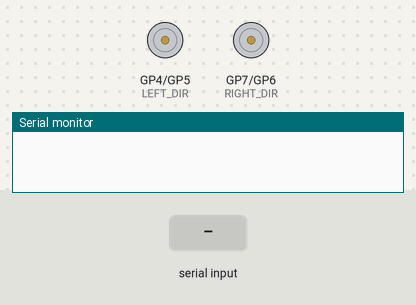
This sketch was run on a simulated Raspberry Pi Pico. Parts: direction and speed pins drawn as motors (green arrow = direction pin HIGH = forward, orange = LOW = backward, longer = more drive), the last lines printed to the serial monitor. Inputs (shaded band) come from the test bench.

Above: at 1.2 s.
1.3 s: "V  45\n" received over Serial
At 1.7 s:
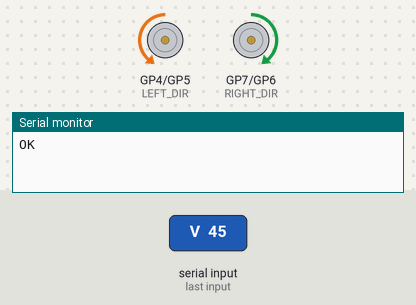
3.3 s: "S 1\n" received over Serial
4.8 s: "J 1\n" received over Serial
Timing chart, 0 to 7.8 s (numbered marks = the images above; inputs shaded):
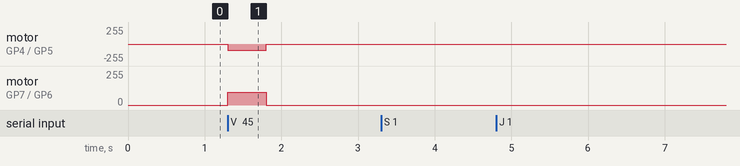

The sketch:

eddy_rover.ino
```cpp
// Eddy line protocol firmware for a two-wheel robot (Arduino / ESP32 / Pico).
//
// NOT YET TESTED ON A REAL BOARD. This is a starting point: check it with the wheels off the
// ground, and check that pulling the USB cable stops the motors within WATCHDOG_S.
//
// It reports no odometry and no range sensor, so Eddy drives by time. Add wheel encoders or a
// distance sensor and report them in describe() and state() for better driving.
//
// Protocol: see setup/microcontroller.md.

// ---- Set these for your robot -------------------------------------------------------------
const int LEFT_PWM = 5, LEFT_DIR = 4;        // left motor driver pins
const int RIGHT_PWM = 6, RIGHT_DIR = 7;      // right motor driver pins
const float WHEEL_SPACING_M = 0.15;          // distance between the two wheels
const float MAX_WHEEL_SPEED = 0.40;          // wheel speed (m/s) at full PWM
const float MAX_LINEAR = 0.30;               // what Eddy may ask for, m/s
const float MAX_ANGULAR = 2.0;               // what Eddy may ask for, rad/s
const float WATCHDOG_S = 0.5;                // stop this long after the last drive command
const long BAUD = 115200;
// --------------------------------------------------------------------------------------------

unsigned long lastDrive = 0;
bool driving = false;
String line;

void setMotor(int pwmPin, int dirPin, float speed) {
  // speed in m/s at the wheel; sign gives the direction.
  float duty = speed / MAX_WHEEL_SPEED;
  if (duty > 1) duty = 1;
  if (duty < -1) duty = -1;
  digitalWrite(dirPin, duty >= 0 ? HIGH : LOW);
  analogWrite(pwmPin, (int)(fabs(duty) * 255));
}

void drive(float v, float w) {
  // Differential drive: turn the body speeds into wheel speeds.
  float left = v - w * WHEEL_SPACING_M / 2;
  float right = v + w * WHEEL_SPACING_M / 2;
  setMotor(LEFT_PWM, LEFT_DIR, left);
  setMotor(RIGHT_PWM, RIGHT_DIR, right);
}

void stopAll() {
  drive(0, 0);
  driving = false;
}

void describe() {
  Serial.print("{\"eddy\":1,\"name\":\"rover\",\"drive\":{\"max_linear\":");
  Serial.print(MAX_LINEAR, 3);
  Serial.print(",\"max_angular\":");
  Serial.print(MAX_ANGULAR, 3);
  Serial.print("},\"joints\":[],\"gripper\":false,\"sensors\":[],\"watchdog\":");
  Serial.print(WATCHDOG_S, 2);
  Serial.println("}");
}

void state() {
  // No odometry and no range sensor: an empty state. Add "x","y","th" and "range" here.
  Serial.println("{}");
}

void handle(String cmd) {
  cmd.trim();
  if (cmd.length() == 0) return;
  if (cmd == "EDDY?") { describe(); return; }
  if (cmd == "?") { state(); return; }
  if (cmd == "S") { stopAll(); Serial.println("OK"); return; }
  if (cmd.startsWith("V ")) {
    int space = cmd.indexOf(' ', 2);
    if (space < 0) { Serial.println("ERR V needs two numbers"); return; }
    float v = cmd.substring(2, space).toFloat();
    float w = cmd.substring(space + 1).toFloat();
    v = constrain(v, -MAX_LINEAR, MAX_LINEAR);
    w = constrain(w, -MAX_ANGULAR, MAX_ANGULAR);
    drive(v, w);
    lastDrive = millis();
    driving = (v != 0 || w != 0);
    Serial.println("OK");
    return;
  }
  if (cmd.startsWith("J")) { Serial.println("ERR unsupported this robot has no joints"); return; }
  if (cmd.startsWith("G")) { Serial.println("ERR unsupported this robot has no gripper"); return; }
  Serial.print("ERR unknown command ");
  Serial.println(cmd);
}

void setup() {
  pinMode(LEFT_PWM, OUTPUT); pinMode(LEFT_DIR, OUTPUT);
  pinMode(RIGHT_PWM, OUTPUT); pinMode(RIGHT_DIR, OUTPUT);
  stopAll();
  Serial.begin(BAUD);
}

void loop() {
  // Watchdog: if Eddy (or the cable) goes quiet, stop.
  if (driving && millis() - lastDrive > (unsigned long)(WATCHDOG_S * 1000)) stopAll();

  while (Serial.available()) {
    char c = Serial.read();
    if (c == '\n') { handle(line); line = ""; }
    else if (c != '\r' && line.length() < 120) line += c;
  }
}
```

Measured:
- after the input at 1.3 s, motor on GP4 (LEFT_DIR) / GP5 (LEFT_PWM): stopped → backward 95/255 at once, → stopped 0.50 s later; motor on GP7 (RIGHT_DIR) / GP6 (RIGHT_PWM): stopped → forward 95/255 at once, → stopped 0.50 s later
